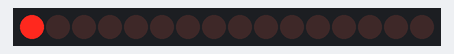
This sketch was run on a simulated Arduino Uno, built with avr-gcc and run on an emulated ATmega328P. Shown: 16 shift-register outputs drawn as a row of LEDs (first output left, lit = HIGH). Wiring (inferred from the names in the program): 2 × shift register (74HC595): data pin 14; shift clock pin 13; latch pin 12; OE pin 5. Wiring (inferred from the signals the program sends): row of LEDs: on Q0, Q1, Q2, Q3, Q4, Q5, Q6, Q7, Q8, Q9, Q10, Q11, Q12, Q13, Q14, Q15.

Above: at 0.05 s.
At 0.35 s:
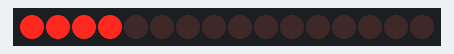
At 0.75 s:
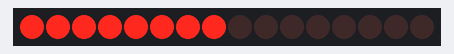
At 1.45 s:
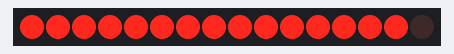
At 6.6 s:
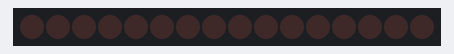
At 13.15 s:
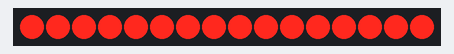
Timing chart, 0 to 15.1 s (numbered marks = the images above):
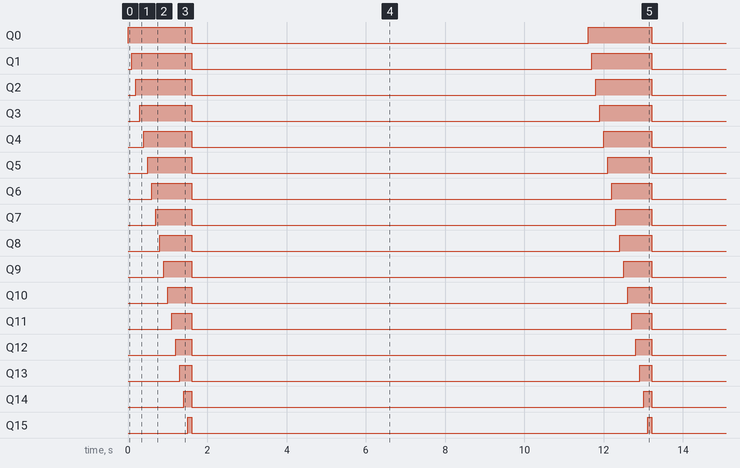

The sketch:

example-cz.ino
```cpp
// (licence header left out)
/*
 * Proměnné latchPin, clockPin, dataPin a oePin jsou přiřazeny k jednotlivým pinům 74HC595.
 */
int latchPin = 12;  // Latch pin 74HC595
int clockPin = 13; // Clock pin 74HC595
int dataPin = 14;  // Data pin 74HC595
int oePin = 5;    // oePin pin 74HC595 (nepoužívá se)

/*
 * Funkce setup() nastavuje všechny piny 74HC595 jako výstupní.
 */
void setup()
{
  pinMode(latchPin, OUTPUT);
  pinMode(dataPin, OUTPUT);
  pinMode(clockPin, OUTPUT);
  pinMode(oePin, OUTPUT);

}

/*
 *  Funkce setRelays(uint16_t data) slouží k nastavení stavu relé pomocí dat předaných v argumentu.
 */
void setRelays(uint16_t data)
{
  digitalWrite(latchPin, LOW);
  shiftOut(dataPin, clockPin, MSBFIRST, (data >> 8));
  shiftOut(dataPin, clockPin, MSBFIRST, data);
  digitalWrite(latchPin, HIGH);
}

/*
 * Funkce loop() zavolá funkci setRelays() s různými hodnotami binárních dat,
 * což má za následek postupné zapínání a vypínání relé.
 */
void loop()
{
  /*
   * delay(100) a delay(10000) slouží k tomu,
   * aby se stavy relé změnily pomalu a aby se zajistilo, že lze stavy relé vidět.
   */

  setRelays(0b0000000000000001);
  delay(100);
  setRelays(0b0000000000000011);
  delay(100);
  setRelays(0b0000000000000111);
  delay(100);
  setRelays(0b0000000000001111);
  delay(100);
  setRelays(0b0000000000011111);
  delay(100);
  setRelays(0b0000000000111111);
  delay(100);
  setRelays(0b0000000001111111);
  delay(100);
  setRelays(0b0000000011111111);
  delay(100);
  setRelays(0b0000000111111111);
  delay(100);
  setRelays(0b0000001111111111);
  delay(100);
  setRelays(0b0000011111111111);
  delay(100);
  setRelays(0b0000111111111111);
  delay(100);
  setRelays(0b0001111111111111);
  delay(100);
  setRelays(0b0011111111111111);
  delay(100);
  setRelays(0b0111111111111111);
  delay(100);
  setRelays(0b1111111111111111);
  delay(100);
  setRelays(0b0000000000000000);
  delay(10000);
}
```

Measured:
- by itself, Q0: alternates HIGH for 1.6 s and LOW for 10.0 s
- by itself, Q1: alternates HIGH for 1.5 s and LOW for 10.1 s
- by itself, Q2: alternates HIGH for 1.4 s and LOW for 10.2 s
- by itself, Q3: alternates HIGH for 1.3 s and LOW for 10.3 s
- by itself, Q4: alternates HIGH for 1.2 s and LOW for 10.4 s
- by itself, Q5: alternates HIGH for 1.1 s and LOW for 10.5 s
- by itself, Q6: alternates HIGH for 1.0 s and LOW for 10.6 s
- by itself, Q7: alternates HIGH for 0.90 s and LOW for 10.7 s
